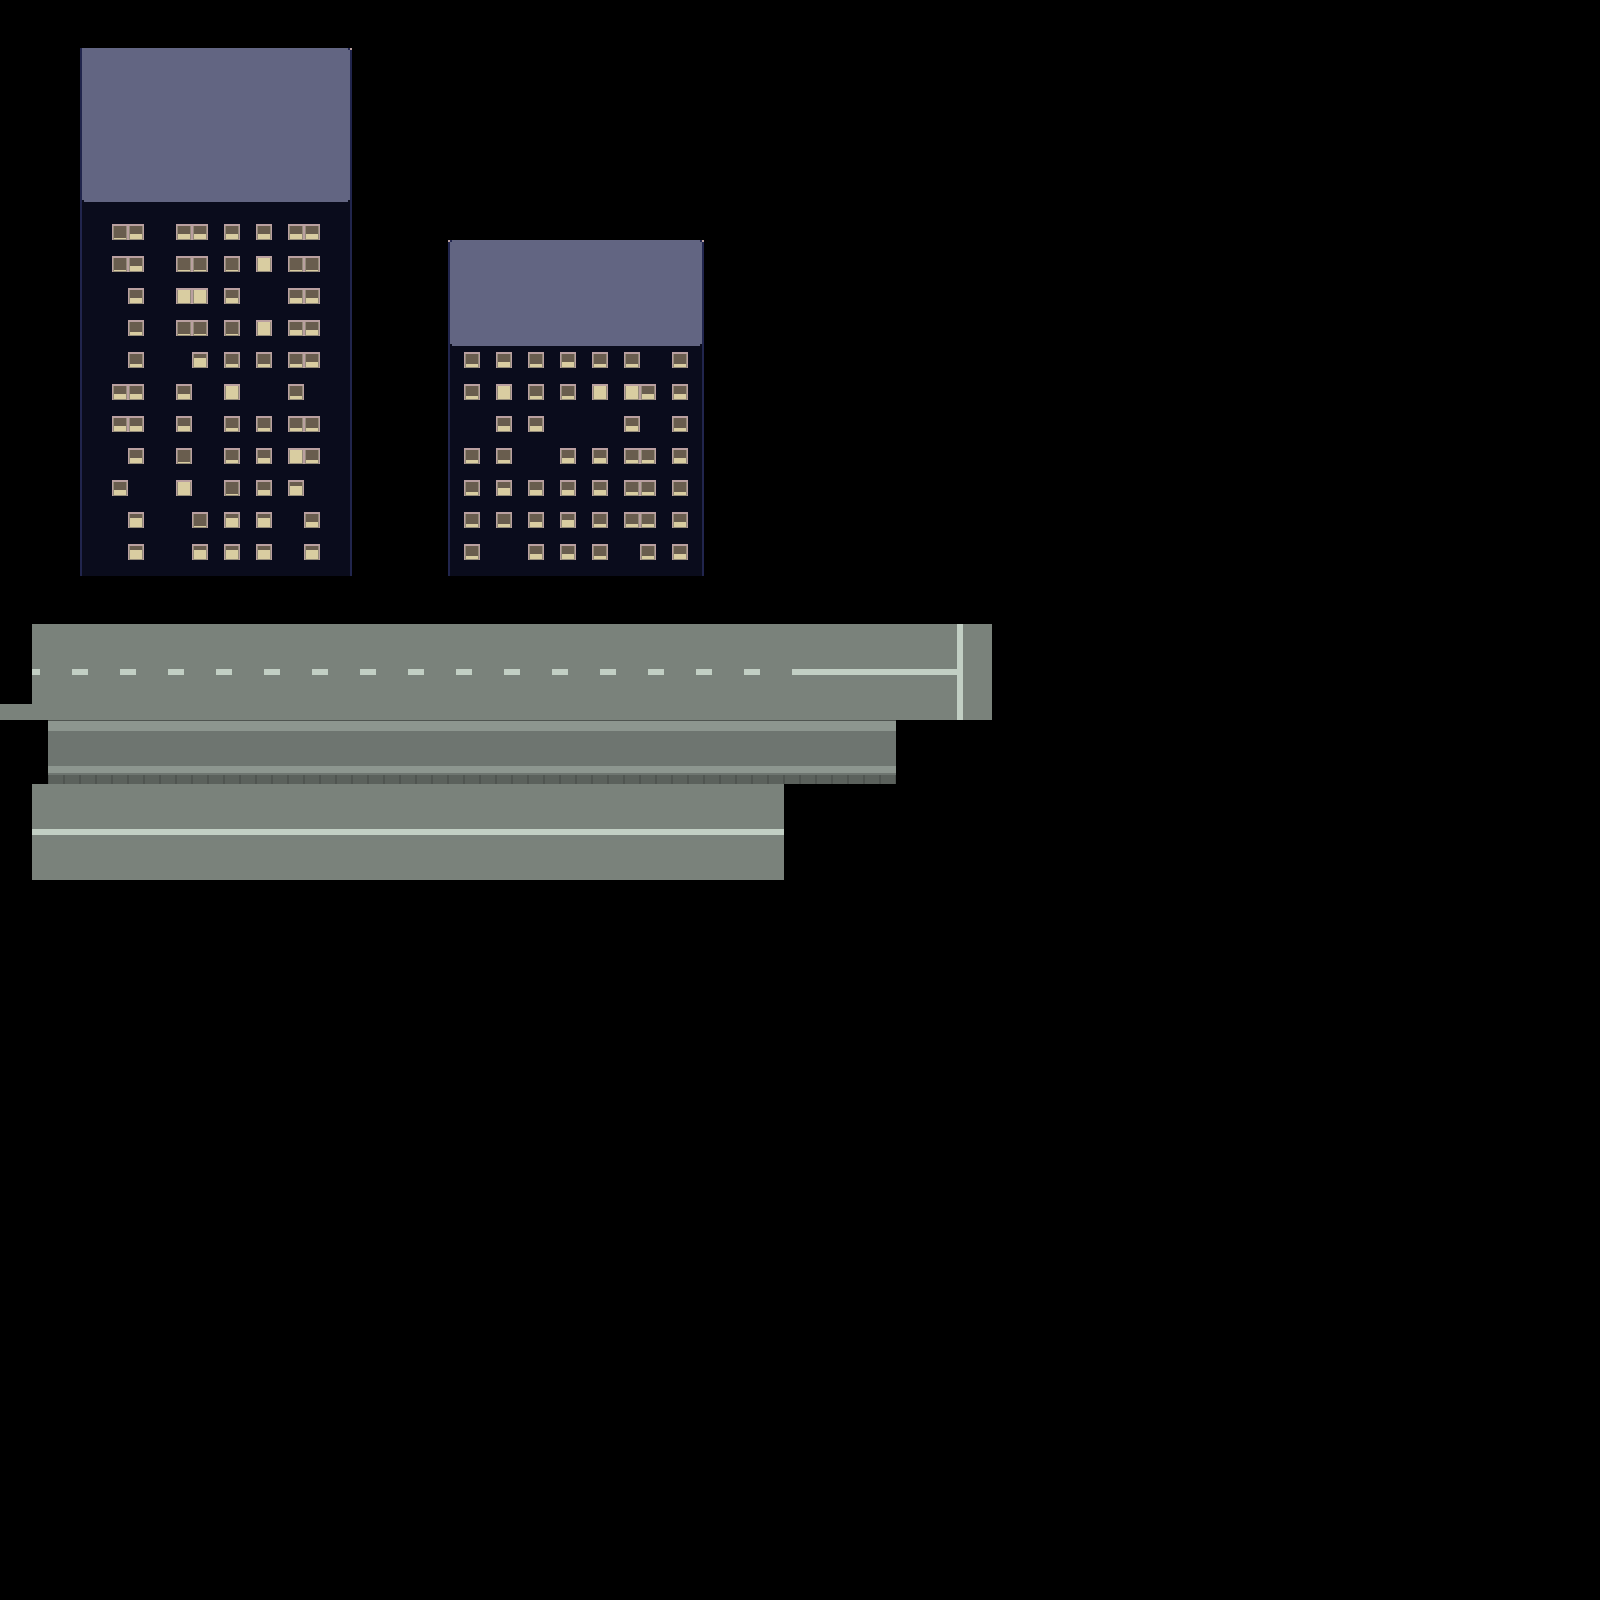

A level layout from a 2D game, rendered from its tile map. Below: a short description, then the map file with tile-grid data replaced by summaries:
An orthogonal 100x100 tile map with 16x16 px tiles, 5 tile layers (base, Copy of Tile Layer 1, ROAD BEHIND, windows, ...), 2 tilesets.

<map version="1.0" orientation="orthogonal" renderorder="right-down" width="100" height="100" tilewidth="16" tileheight="16" nextobjectid="1">
 <tileset firstgid="1" name="Scifi_Buildings-tileset" tilewidth="16" tileheight="16" tilecount="121" columns="11">
  <image source="../Assets/2dAssets/Scifi_Buildings-tileset.png" trans="baa0a0" width="176" height="176" />
 </tileset>
 <tileset firstgid="122" name="roads" tilewidth="16" tileheight="16" tilecount="1431" columns="53">
  <image source="../Assets/2dAssets/Roads-tilemap.png" trans="518256" width="861" height="432" />
 </tileset>
 <layer name="base" width="100" height="100">
  <data>[10000 cells, 494 non-empty, 44 distinct tile ids]</data>
 </layer>
 <layer name="Copy of Tile Layer 1" width="100" height="100">
  <data>[10000 cells, 897 non-empty, 29 distinct tile ids]</data>
 </layer>
 <layer name="ROAD BEHIND" width="100" height="100">
  <data>[10000 cells, 1259 non-empty, 131 distinct tile ids]</data>
 </layer>
 <layer name="windows" width="100" height="100">
  <data>[10000 cells, 68 non-empty, 5 distinct tile ids]</data>
 </layer>
 <layer name="windows 2" width="100" height="100">
  <data>[10000 cells, 48 non-empty, 4 distinct tile ids]</data>
 </layer>
</map>